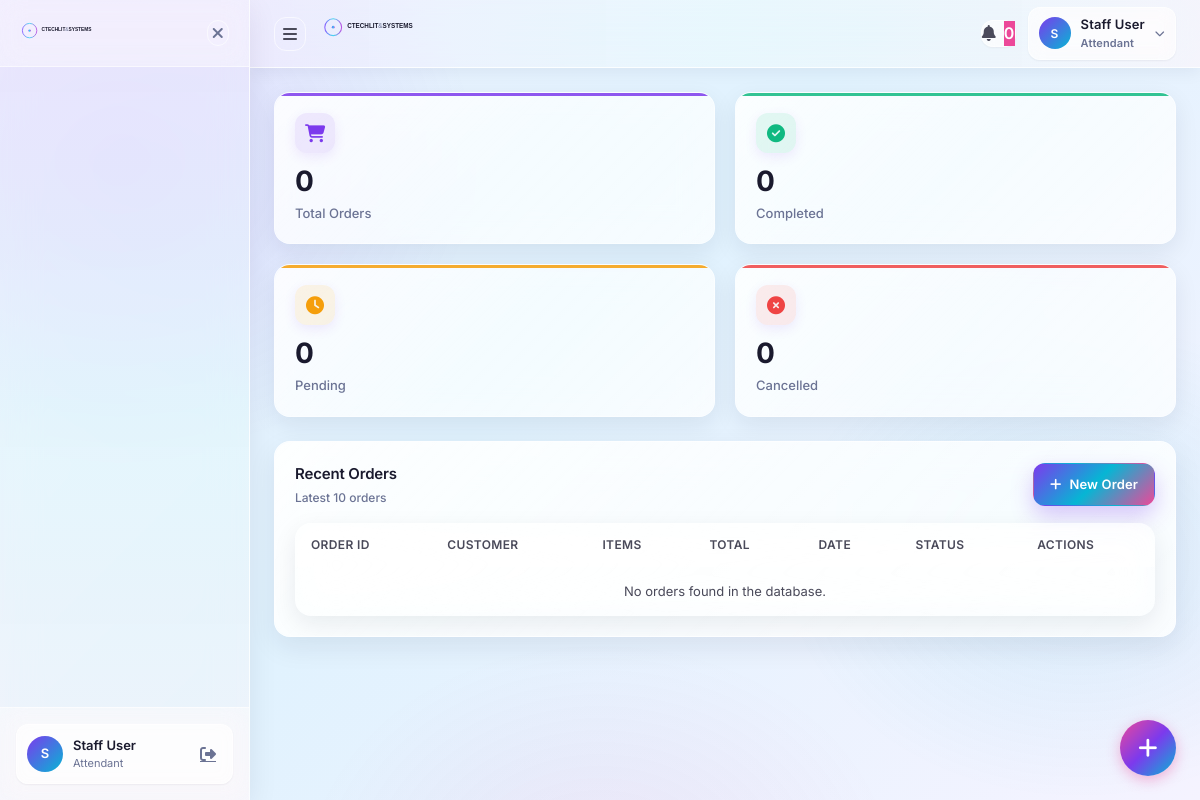
/portal/orders.php (signed in), run on the app's committed database.
### tables this page shows
CREATE TABLE staff (
    staff_id         BIGINT UNSIGNED AUTO_INCREMENT PRIMARY KEY,
    email            VARCHAR(255) UNIQUE NOT NULL,
    phone            VARCHAR(20) UNIQUE NOT NULL,
    full_name        VARCHAR(100) NOT NULL,
    password_hash    VARCHAR(255) NOT NULL,
    role             VARCHAR(100) DEFAULT 'attendant',
    station_id       BIGINT UNSIGNED NULL,
    is_on_duty       BOOLEAN DEFAULT FALSE,
    hired_at         DATE NOT NULL,
    created_at       TIMESTAMP DEFAULT CURRENT_TIMESTAMP,
    updated_at       TIMESTAMP DEFAULT CURRENT_TIMESTAMP ON UPDATE CURRENT_TIMESTAMP,
    last_login_at    TIMESTAMP NULL,
    is_active        BOOLEAN DEFAULT TRUE,
    INDEX idx_role (role),
    INDEX idx_station (station_id),
    INDEX idx_on_duty (is_on_duty)
);

### config/functions.php (called while the page is built, shortened)
<?php
require_once __DIR__ . '/database.php';
function base_path(string $path = '', bool $portalRoot = true): string
{
    $scriptPath = str_replace('\\', '/', $_SERVER['SCRIPT_NAME'] ?? '/');
    $documentRoot = rtrim(str_replace('\\', '/', $_SERVER['DOCUMENT_ROOT'] ?? ''), '/');
    $scriptFilename = str_replace('\\', '/', $_SERVER['SCRIPT_FILENAME'] ?? '');
    if (
        $documentRoot !== ''
        && strncasecmp($scriptFilename, $documentRoot . '/', strlen($documentRoot) + 1) === 0
    ) {
        $scriptPath = substr($scriptFilename, strlen($documentRoot));
    }
    $scriptPath = parse_url($scriptPath, PHP_URL_PATH) ?: '/';
    $segments = array_values(array_filter(explode('/', trim($scriptPath, '/')), 'strlen'));
    if ($segments !== [] && pathinfo(end($segments), PATHINFO_EXTENSION) !== '') {
        array_pop($segments);
    }
    $portalIndex = array_search('portal', $segments, true);
    if ($portalIndex !== false) {
        $segments = array_slice($segments, 0, $portalRoot ? $portalIndex + 1 : $portalIndex);
    }
    $base = rtrim('/' . implode('/', $segments), '/');
    $path = ltrim($path, '/');
    return $base . '/' . $path;
}
function sanitize(string $input): string
{
    return htmlspecialchars(strip_tags(trim($input)), ENT_QUOTES, 'UTF-8');
}
function portalSummaryStats(): array
{
    $totalRevenue = (float) (Database::fetchColumn("SELECT COALESCE(SUM(total_amount), 0) FROM transactions WHERE status = 'completed'") ?? 0);
    $completedOrders = (int) (Database::fetchColumn("SELECT COUNT(*) FROM transactions WHERE status = 'completed'") ?? 0);
    $totalOrders = (int) (Database::fetchColumn("SELECT COUNT(*) FROM transactions") ?? 0);
    $pendingOrders = (int) (Database::fetchColumn("SELECT COUNT(*) FROM transactions WHERE status = 'pending'") ?? 0);
    $totalCustomers = (int) (Database::fetchColumn("SELECT COUNT(*) FROM users WHERE is_active = 1") ?? 0);
    $newCustomers = (int) (Database::fetchColumn("SELECT COUNT(*) FROM users WHERE created_at >= DATE_FORMAT(NOW(), '%Y-%m-01')") ?? 0);
    $totalStaff = (int) (Database::fetchColumn("SELECT COUNT(*) FROM staff WHERE is_active = 1") ?? 0);
    $activeStations = (int) (Database::fetchColumn("SELECT COUNT(*) FROM stations WHERE status = 'occupied' OR status = 'available'") ?? 0);
    $activeSessions = (int) (Database::fetchColumn("SELECT COUNT(*) FROM sessions WHERE status = 'active'") ?? 0);
    $avgOrderValue = $completedOrders > 0 ? $totalRevenue / $completedOrders : 0.0;
    $conversionRate = $totalCustomers > 0 ? (($completedOrders / $totalCustomers) * 100) : 0.0;
    return [
        'total_revenue' => $totalRevenue,
        'total_orders' => $totalOrders,
        'completed_orders' => $completedOrders,
        'pending_orders' => $pendingOrders,
        'total_customers' => $totalCustomers,
        'new_customers' => $newCustomers,
        'total_staff' => $totalStaff,
        'active_stations' => $activeStations,
        'active_sessions' => $activeSessions,
        'avg_order_value' => $avgOrderValue,
        'conversion_rate' => $conversionRate,
    ];
}

### includes/auth.php (called while the page is built, shortened)
<?php
require_once __DIR__ . '/../config/functions.php';
function isAuthenticated(): bool
{
    return isset($_SESSION['user_id']) && !empty($_SESSION['user_id']);
}
function currentStaff(): ?array
{
    $staffId = $_SESSION['user_id'];
    return Database::fetchOne(
        "SELECT staff_id, email, phone, full_name, role, station_id, is_on_duty, is_active FROM staff WHERE staff_id = ?",
        [$staffId]
    );
}
function getStaffPermissions(int $staffId): array
{
    $customPerms = Database::fetchAll(
        "SELECT permission FROM staff_permissions WHERE staff_id = ? AND granted = 1",
        [$staffId]
    );
    $permissions = array_values(array_unique(array_column($customPerms, 'permission')));
    return $permissions;
}
function hasPermission(string $permission): bool
{
    $staff = currentStaff();
    $permissions = getStaffPermissions((int) $staff['staff_id']);
    return in_array($permission, $permissions, true);
}
function getRoleLabel(string $role): string
{
    $labels = [
        'ceo' => 'Chief Executive Officer',
        'admin' => 'Administrator',
        'manager' => 'Manager',
        'attendant' => 'Attendant',
        'technician' => 'Technician',
    ];
    return $labels[strtolower($role)] ?? ucfirst($role);
}

### config/database.php (called while the page is built, shortened)
<?php
class Database
{
    private static ?PDO $instance = null;
    private static string $dsn;
    private static array $options;
    private static function getConfig(): array
    {
        return $GLOBALS['config']['database'] ?? [
            'host' => $_ENV['DB_HOST'] ?? 'localhost',
            'port' => (int) ($_ENV['DB_PORT'] ?? 3306),
            'name' => $_ENV['DB_NAME'] ?? 'ctechlit_systems',
            'user' => $_ENV['DB_USER'] ?? 'root',
            'pass' => $_ENV['DB_PASS'] ?? '',
            'charset' => $_ENV['DB_CHARSET'] ?? 'utf8mb4',
            'collation' => $_ENV['DB_COLLATION'] ?? 'utf8mb4_unicode_ci',
        ];
    }
    private static function initializeConnection(): void
    {
        $config = self::getConfig();
        self::$dsn = sprintf(
            'mysql:host=%s;port=%d;dbname=%s;charset=%s',
            $config['host'],
            $config['port'],
            $config['name'],
            $config['charset']
        );
        self::$options = [
            PDO::ATTR_ERRMODE => PDO::ERRMODE_EXCEPTION,
            PDO::ATTR_DEFAULT_FETCH_MODE => PDO::FETCH_ASSOC,
            PDO::ATTR_EMULATE_PREPARES => false,
            PDO::ATTR_PERSISTENT => true,
            PDO::MYSQL_ATTR_INIT_COMMAND => "SET NAMES {$config['charset']} COLLATE {$config['collation']}",
            PDO::MYSQL_ATTR_FOUND_ROWS => true,
        ];
    }
    private static function createConnection(): PDO
    {
        $config = self::getConfig();
        try {
            return new PDO(
                self::$dsn,
                $config['user'],
                $config['pass'],
                self::$options
            );
        } catch (PDOException $e) {
            error_log("Database connection failed: " . $e->getMessage());
            throw new PDOException("Database connection failed: " . $e->getMessage(), (int) $e->getCode());
        }
    }
    public static function getConnection(): PDO
    {
        if (self::$instance === null) {
            self::$instance = self::createConnection();
        }
        return self::$instance;
    }
    public static function query(string $sql, array $params = []): PDOStatement
    {
        $conn = self::getConnection();
        $stmt = $conn->prepare($sql);
        $stmt->execute($params);
        return $stmt;
    }
    public static function fetchOne(string $sql, array $params = []): ?array
    {
        $stmt = self::query($sql, $params);
        $row = $stmt->fetch();
        return $row ?: null;
    }
    public static function fetchColumn(string $sql, array $params = [], int $column = 0): mixed
    {
        $stmt = self::query($sql, $params);
        $value = $stmt->fetchColumn($column);
        return $value !== false ? $value : null;
    }
}

### portal/orders.php (the view, shortened to what this page needs)
<?php
require_once __DIR__ . '/../includes/auth.php';
$currentUser = currentStaff() ?: currentUser();
$orderStats = portalSummaryStats();
$cancelledOrders = (int) (Database::fetchColumn("SELECT COUNT(*) FROM transactions WHERE status IN ('cancelled', 'failed', 'refunded')") ?? 0);
?>
<!DOCTYPE html>
<html lang="en">
<head>
  <link rel="stylesheet" href="https://cdnjs.cloudflare.com/ajax/libs/font-awesome/6.4.0/css/all.min.css">
  <link rel="stylesheet" href="../assets/css/portal.css">
</head>
<body>
  <?php include_once __DIR__ . '/../includes/sidebar.php'; ?>
  <main class="portal-main" style="margin-left: var(--sidebar-width);">
    <?php include_once __DIR__ . '/../includes/header.php'; ?>
    <div class="portal-content">
      <div class="kpi-grid" style="margin-bottom: 24px;">
        <div class="kpi-card animate-fade-in" style="--kpi-color: var(--violet); --kpi-bg: rgba(124, 58, 237, 0.1);">
          <div class="kpi-header">
            <div class="kpi-icon">
              <i class="fas fa-shopping-cart"></i>
            </div>
          </div>
          <div class="kpi-value"><?php echo number_format((int) ($orderStats['total_orders'] ?? 0)); ?></div>
          <div class="kpi-label">Total Orders</div>
        </div>
        <div class="kpi-card animate-fade-in" style="--kpi-color: var(--green); --kpi-bg: rgba(16, 185, 129, 0.1); animation-delay: 0.05s;">
          <div class="kpi-header">
            <div class="kpi-icon">
              <i class="fas fa-check-circle"></i>
            </div>
          </div>
          <div class="kpi-value"><?php echo number_format((int) ($orderStats['completed_orders'] ?? 0)); ?></div>
          <div class="kpi-label">Completed</div>
        </div>
        <div class="kpi-card animate-fade-in" style="--kpi-color: var(--amber); --kpi-bg: rgba(245, 158, 11, 0.1); animation-delay: 0.1s;">
          <div class="kpi-header">
            <div class="kpi-icon">
              <i class="fas fa-clock"></i>
            </div>
          </div>
          <div class="kpi-value"><?php echo number_format((int) ($orderStats['pending_orders'] ?? 0)); ?></div>
          <div class="kpi-label">Pending</div>
        </div>
        <div class="kpi-card animate-fade-in" style="--kpi-color: var(--red); --kpi-bg: rgba(239, 68, 68, 0.1); animation-delay: 0.15s;">
          <div class="kpi-header">
            <div class="kpi-icon">
              <i class="fas fa-times-circle"></i>
            </div>
          </div>
          <div class="kpi-value"><?php echo number_format($cancelledOrders); ?></div>
          <div class="kpi-label">Cancelled</div>
        </div>
      </div>
      <div class="card glass-card animate-fade-in" style="animation-delay: 0.2s;">
        <div class="card-header">
          <div>
            <div class="card-title">Recent Orders</div>
            <div class="card-subtitle">Latest 10 orders</div>
          </div>
          <button class="btn btn-primary" id="addOrderBtn" style="padding: 10px 16px; font-size: 13px;">
            <i class="fas fa-plus"></i> New Order
          </button>
        </div>
        <div class="table-container" style="border: none; background: transparent;">
          <table class="data-table" id="ordersTable">
            <thead>
              <tr>
                <th>Order ID</th>
                <th>Customer</th>
                <th>Items</th>
                <th>Total</th>
                <th>Date</th>
                <th>Status</th>
                <th>Actions</th>
              </tr>
            </thead>
            <tbody>
              <?php if (empty($orders)): ?>
                <tr>
                  <td colspan="7" style="text-align:center; color: var(--ink-secondary);">No orders found in the database.</td>
                </tr>
              <?php endif; ?>
            </tbody>
          </table>
        </div>
      </div>
    </div>
  </main>
<button class="fab" id="fabAddOrder" aria-label="New order">
  <i class="fas fa-plus"></i>
</button>
</body>
</html>

### includes/sidebar.php (shortened to what this page needs)
<?php
require_once __DIR__ . '/auth.php';
$currentUser = currentStaff() ?: currentUser();
$isAdmin = hasPermission('staff.assign_permissions');
?>
<aside class="glass-sidebar" id="sidebar">
    <div class="sidebar-header">
        <a href="<?php echo base_path('index.php'); ?>" class="sidebar-logo">
        </a>
        <button class="sidebar-close" id="sidebarClose" aria-label="Close sidebar">
            <i class="fas fa-times"></i>
        </button>
    </div>
    <nav class="sidebar-nav">
    </nav>
    <div class="sidebar-footer">
        <div class="user-card">
            <div class="user-avatar">
                <?php echo strtoupper(substr($currentUser['full_name'] ?? 'U', 0, 1)); ?>
            </div>
            <div class="user-details">
                <span class="user-name"><?php echo sanitize($currentUser['full_name'] ?? 'User'); ?></span>
                <span class="user-role"><?php echo getRoleLabel($currentUser['role'] ?? 'user'); ?></span>
            </div>
            <a href="<?php echo base_path('logout.php', false); ?>" class="logout-btn" title="Logout">
                <i class="fas fa-sign-out-alt"></i>
            </a>
        </div>
    </div>
</aside>

### includes/header.php (shortened to what this page needs)
<?php
require_once __DIR__ . '/auth.php';
$currentUser = currentStaff() ?: currentUser();
$userType = $_SESSION['user_type'] ?? 'guest';
$canCreateSystemNotifications = $userType === 'staff' && hasPermission('settings.edit');
?>
<header class="glass-header">
    <div class="header-left">
        <button class="sidebar-toggle" id="sidebarToggle" aria-label="Collapse sidebar" aria-expanded="true" title="Collapse sidebar">
            <i class="fas fa-bars"></i>
        </button>
        <a href="<?php echo base_path('index.php'); ?>" class="header-logo">
            <svg viewBox="0 0 400 80" width="140" height="28" xmlns="http://www.w3.org/2000/svg">
                <text x="72" y="34" font-family="'Space Grotesk', sans-serif" font-weight="700" font-size="18" fill="#1a1a2e">CTECHLIT<tspan font-weight="400" fill="#6B7394">&</tspan>SYSTEMS</text>
            </svg>
        </a>
    </div>
    <div class="header-right">
        <div class="header-action">
            <button class="icon-btn notification-btn" id="notificationBtn" aria-label="Notifications">
                <i class="fas fa-bell"></i>
                <span class="notification-badge" id="notificationBadge">0</span>
            </button>
        </div>
        <div class="header-action user-menu">
            <button class="user-menu-btn" id="userMenuBtn">
                <div class="user-avatar">
                    <?php echo strtoupper(substr($currentUser['full_name'] ?? 'U', 0, 1)); ?>
                </div>
                <div class="user-info">
                    <span class="user-name"><?php echo sanitize($currentUser['full_name'] ?? 'User'); ?></span>
                    <span class="user-role"><?php echo getRoleLabel($currentUser['role'] ?? 'user'); ?></span>
                </div>
                <i class="fas fa-chevron-down"></i>
            </button>
        </div>
    </div>
</header>

### data on the page
staff: full_name "S", full_name "Staff User", role "Attendant", is_on_duty "0"

### other printed values
$cancelledOrders "0"
